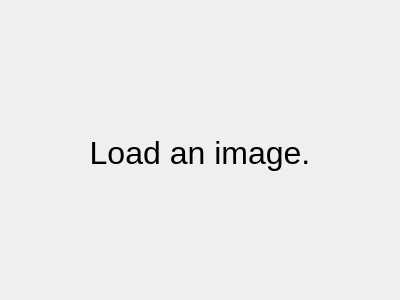
<?xml version="1.0" encoding="UTF-8"?>
<ui version="4.0">
 <class>ImageViewer</class>
 <widget class="QWidget" name="ImageViewer">
  <property name="geometry">
   <rect>
    <x>0</x>
    <y>0</y>
    <width>400</width>
    <height>300</height>
   </rect>
  </property>
  <property name="windowTitle">
   <string>Image Viewer</string>
  </property>
  <layout class="QVBoxLayout" name="verticalLayout" stretch="0,1">
   <item>
    <widget class="FileSelector" name="fileSelector" native="true"/>
   </item>
   <item>
    <widget class="QLabel" name="image">
     <property name="font">
      <font>
       <pointsize>24</pointsize>
      </font>
     </property>
     <property name="text">
      <string>Load an image.</string>
     </property>
     <property name="alignment">
      <set>Qt::AlignCenter</set>
     </property>
    </widget>
   </item>
  </layout>
 </widget>
 <customwidgets>
  <customwidget>
   <class>FileSelector</class>
   <extends>QWidget</extends>
   <header>FileSelector.h</header>
   <container>1</container>
  </customwidget>
 </customwidgets>
 <resources/>
 <connections/>
</ui>
